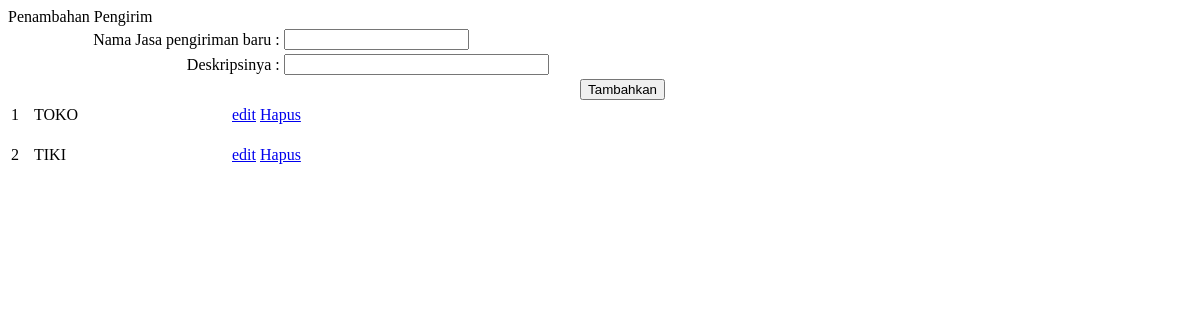
Before: /admin/halaman/pengirim_tambah.php with the older database file.
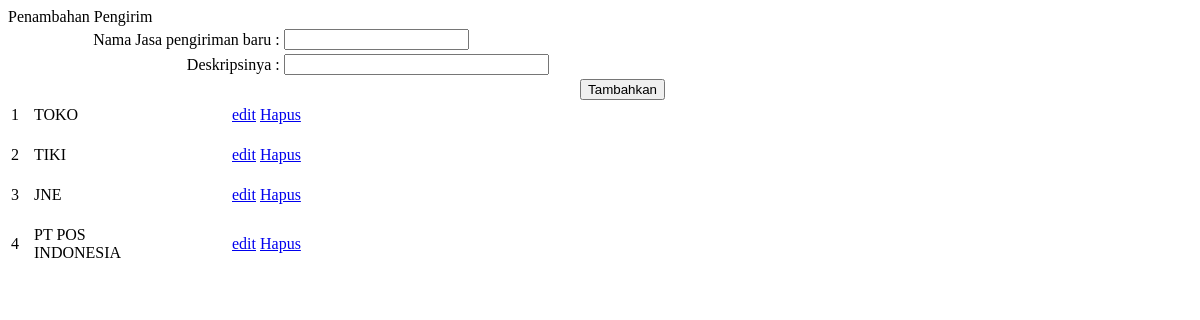
After: the same page with the newer database file.
### tables this page shows
CREATE TABLE IF NOT EXISTS `pengirim` (
  `no` bigint(20) unsigned NOT NULL AUTO_INCREMENT,
  `kode` varchar(31) NOT NULL,
  `deskripsi` text NOT NULL,
  PRIMARY KEY (`no`),
  UNIQUE KEY `kode` (`kode`)
);

### admin/halaman/pengirim_tambah.php (the view, shortened to what this page needs)
<html>
    <head>
    </head>
    <body>
        <table bgcolor="white" border="0" width="660px">
            <form action="index.php?halaman=pengirim_tambah" name="form_tambah_pengirim" method="post">
                <tr>
                    <td align="right">
                       Nama Jasa pengiriman baru   :
                    </td>
                    <td align="left">
                        <input name="nama" type="text" maxlength="35" size="20" value="<?php echo @$n2 ?>" />
                    </td>
                </tr>
                <tr>
                    <td align="right">
                        Deskripsinya    :
                    </td>
                    <td>
                        <input type="text" name="deskripsi" size="30" maxlength="200" value="<?php echo @$n3 ?>" />
                    </td>
                </tr>
                <tr>
                    <td colspan="2" align="right">
                        <input type="submit" name="submit" value="Tambahkan" />
                    </td>
                </tr>
            </form>
        </table>
    </body>
</html>
        <?php
$sqlku = "SELECT * FROM pengirim";
$road = mysql_query($sqlku);
while ($row = mysql_fetch_assoc($road)):
?>
<form>
    <table>
        <tr>
            <td width="19px">
                <?php echo $row["no"] ?>
            </td>
            <td width="90px">
                <?php echo $row["kode"] ?>
            </td>
            <td width="100px">
            </td>
            <td>
                <a href="index.php?halaman=pengirim_tambah&edit=<?php echo $row["no"] ?>">edit</a>
            </td>
            <td>
                <a href="index.php?halaman=pengirim_tambah&hapus=<?php echo $row["no"] ?>">Hapus</a>
            </td>
        </tr>
    </table>
</form>
<?php
endwhile;

Changed rows visible on the page:
added pengirim: no "3", kode "JNE"
added pengirim: no "4", kode "PT POS INDONESIA"
